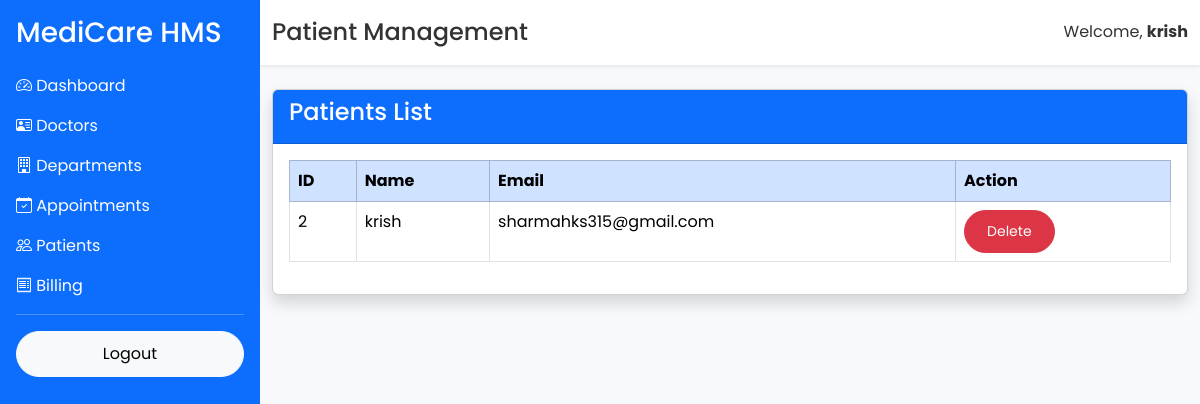
The page /admin/patients (signed in) on the database as committed earlier.
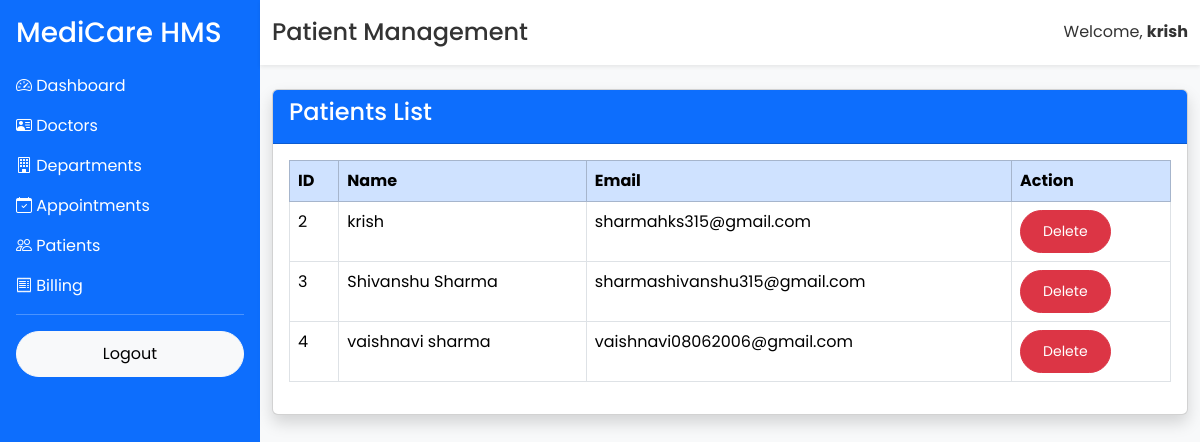
The same page on the database as committed later.
### app/models/user.py (models this page shows, shortened)
class User(UserMixin, db.Model):
    __tablename__ = "users"
    id = db.Column(db.Integer, primary_key=True)
    full_name = db.Column(db.String(100), nullable=False)
    email = db.Column(db.String(120), unique=True, nullable=False)
    phone = db.Column(db.String(15), unique=True, nullable=True)
    password = db.Column(db.String(255), nullable=False)
    role = db.Column(db.String(20), default="patient")
    is_active = db.Column(db.Boolean, default=True)
    created_at = db.Column(db.DateTime, server_default=db.func.now())

### app/routes/admin.py (the view)
@admin.route("/admin/patients")
@login_required
def patient_list():
    patients = User.query.filter_by(role="patient").all()
    return render_template(
        "admin/patients.html",
        patients=patients
    )

### app/templates/admin/patients.html (shortened to what this page needs)
{% extends "layout/dashboard_base.html" %}
{% block page_title %}
Patient Management
{% endblock %}
{% block content %}
<div class="card shadow">
<div class="card-header bg-primary text-white">
<h4>Patients List</h4>
</div>
<div class="card-body">
<table class="table table-bordered table-hover">
<thead class="table-primary">
<tr>
<th>ID</th>
<th>Name</th>
<th>Email</th>
<th>Action</th>
</tr>
</thead>
<tbody>
{% for patient in patients %}
<tr>
<td>{{ patient.id }}</td>
<td>{{ patient.full_name }}</td>
<td>{{ patient.email }}</td>
<td>
<a href="/admin/patients/delete/{{ patient.id }}"
class="btn btn-danger btn-sm"
onclick="return confirm('Delete Patient?')">
Delete
</a>
</td>
</tr>
{% else %}
<tr>
<td colspan="4" class="text-center">
No Patients Found
</td>
</tr>
{% endfor %}
</tbody>
</table>
</div>
</div>
{% endblock %}

### app/templates/layout/dashboard_base.html (shortened to what this page needs)
<!DOCTYPE html>
<html lang="en">
<head>
<link href="https://cdn.jsdelivr.net/npm/bootstrap@5.3.3/dist/css/bootstrap.min.css" rel="stylesheet">
<link href="https://cdn.jsdelivr.net/npm/bootstrap-icons@1.11.3/font/bootstrap-icons.min.css" rel="stylesheet">
<link rel="stylesheet"
href="{{ url_for('static', filename='css/style.css') }}">
</head>
<body class="bg-light">
<div class="d-flex">
    <div class="bg-primary text-white p-3 vh-100" style="width:260px;">
        <h3 class="mb-4">
            MediCare HMS
        </h3>
        <a href="/admin/dashboard" class="d-block text-white text-decoration-none mb-3">
    <i class="bi bi-speedometer2"></i> Dashboard
</a>
<a href="/admin/doctors" class="d-block text-white text-decoration-none mb-3">
    <i class="bi bi-person-vcard"></i> Doctors
</a>
<a href="/admin/departments" class="d-block text-white text-decoration-none mb-3">
    <i class="bi bi-building"></i> Departments
</a>
<a href="/admin/appointments" class="d-block text-white text-decoration-none mb-3">
    <i class="bi bi-calendar-check"></i> Appointments
</a>
<a href="/admin/patients" class="d-block text-white text-decoration-none mb-3">
    <i class="bi bi-people"></i> Patients
</a>
<a href="/admin/billing" class="d-block text-white text-decoration-none mb-3">
    <i class="bi bi-receipt"></i> Billing
</a>
        <hr>
        <a href="/logout" class="btn btn-light w-100">
            Logout
        </a>
    </div>
    <div class="flex-grow-1">
        <nav class="navbar navbar-light bg-white shadow-sm">
            <div class="container-fluid">
                <h4 class="mb-0">
                    {% block page_title %}{% endblock %}
                </h4>
                <span>
                    Welcome,
                    <strong>{{ current_user.full_name }}</strong>
                </span>
            </div>
        </nav>
        <div class="container-fluid mt-4">
            {% block content %}
            {% endblock %}
        </div>
    </div>
</div>
</body>
</html>

Rows that differ between the two databases and show on the page:
added User: id "3", full_name "Shivanshu Sharma", email "sharmashivanshu315@gmail.com"
added User: id "4", full_name "vaishnavi sharma", email "vaishnavi08062006@gmail.com"
